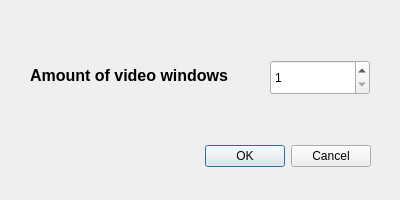
<?xml version="1.0" encoding="UTF-8"?>
<ui version="4.0">
 <class>AmountDialog</class>
 <widget class="QDialog" name="AmountDialog">
  <property name="geometry">
   <rect>
    <x>0</x>
    <y>0</y>
    <width>400</width>
    <height>200</height>
   </rect>
  </property>
  <property name="windowTitle">
   <string>Choose amount of video windows</string>
  </property>
  <widget class="QLabel" name="AmountLabel">
   <property name="geometry">
    <rect>
     <x>30</x>
     <y>60</y>
     <width>211</width>
     <height>31</height>
    </rect>
   </property>
   <property name="font">
    <font>
     <pointsize>12</pointsize>
     <weight>75</weight>
     <italic>false</italic>
     <bold>true</bold>
     <underline>false</underline>
     <strikeout>false</strikeout>
     <kerning>true</kerning>
    </font>
   </property>
   <property name="cursor">
    <cursorShape>ArrowCursor</cursorShape>
   </property>
   <property name="mouseTracking">
    <bool>false</bool>
   </property>
   <property name="text">
    <string>Amount of video windows</string>
   </property>
  </widget>
  <widget class="QSpinBox" name="AmountSpinBox">
   <property name="geometry">
    <rect>
     <x>270</x>
     <y>60</y>
     <width>100</width>
     <height>35</height>
    </rect>
   </property>
   <property name="inputMethodHints">
    <set>Qt::ImhDigitsOnly</set>
   </property>
   <property name="minimum">
    <number>1</number>
   </property>
   <property name="maximum">
    <number>8</number>
   </property>
  </widget>
  <widget class="QDialogButtonBox" name="AmountButtonBox">
   <property name="geometry">
    <rect>
     <x>30</x>
     <y>140</y>
     <width>341</width>
     <height>32</height>
    </rect>
   </property>
   <property name="orientation">
    <enum>Qt::Horizontal</enum>
   </property>
   <property name="standardButtons">
    <set>QDialogButtonBox::Cancel|QDialogButtonBox::Ok</set>
   </property>
  </widget>
 </widget>
 <resources/>
 <connections/>
</ui>
